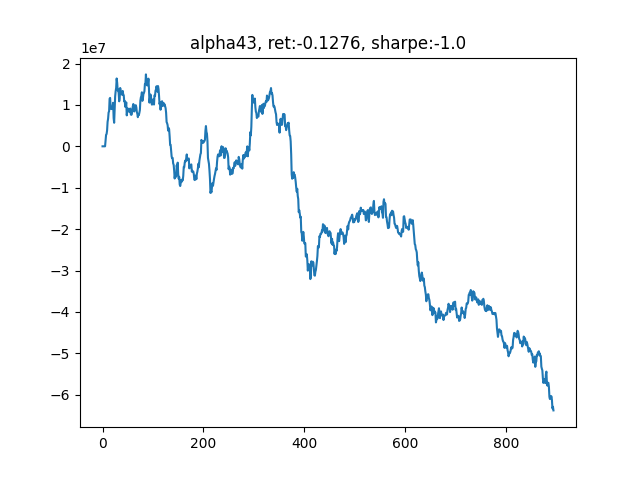

Write Python code to recreate this figure.
'''
v_1.4
alpha101单因子测试
'''

from __future__ import print_function
import logging


import os
import time
import numpy as np
import pandas as pd
import matplotlib.pyplot as plt

import scipy.optimize as sco
from sklearn import preprocessing
from sklearn.linear_model import LinearRegression

import multiprocessing as mp
from concurrent.futures import ProcessPoolExecutor, as_completed



import warnings
warnings.filterwarnings("ignore")



############################ Define our factors ####################################### 
def RSIIndividual(data):
    t = 6                           # 需要6天的历史数据
    close = np.array(data)[:, 5]    # 股票N天的close数据
    delta = np.diff(close)     

    delta = pd.Series(delta)
    up, down = delta.copy(), delta.copy()
    up[up < 0] = 0
    down[down > 0] = 0
    roll_up1 = up.ewm(span=5).mean()                      # 上涨天数的指数移动平均
    roll_down1 = down.abs().ewm(span=5).mean()            # 下跌天数的指数移动平均
    RS1 = roll_up1 / roll_down1
    RSI1 = 100.0 - (100.0 / (1.0 + RS1))

    return -RSI1.iloc[-1]


def SixDayRS(data):
    '''
    六日收益率反转
    '''
    t = 6                           # 需要6天的历史数据
    close = np.array(data)[:, 5]    # 股票N天的close数据    
    return -(close[-1]/close[-t] - 1) 

def MOM(data):
    t = 6                           # 需要6天的历史数据
    close = np.array(data)[:, 5]    # 股票N天的close数据
    delta = np.diff(close)     

    delta = pd.Series(delta)
    up, down = delta.copy(), delta.copy()
    up[up < 0] = 0
    down[down > 0] = 0
    roll_up1 = up.ewm(span=5).mean()                      # 上涨天数的指数移动平均
    roll_down1 = down.abs().ewm(span=5).mean()            # 下跌天数的指数移动平均
    RS1 = roll_up1 / roll_down1
    RSI1 = 100.0 - (100.0 / (1.0 + RS1))

    six_day_rs = -(close[-1]/close[-t] - 1) 

    return (-RSI1.iloc[-1] + six_day_rs)/2

def Size(data):
    '''
    市值（收盘价近似代替）
    '''
    t = 6                                   # 需要6天的历史数据
    close = np.array(data)[:, 5]            # 股票N天的close数据
    size = np.log(close)         # 按行求均值
    size = pd.Series(size)
    size = size.rolling(window=5).mean()

    return -size.iloc[-1]


def VolumePct(data):
    '''
    成交量变化率
    '''
    t = 6                                      # 需要6天的历史数据
    volume = np.array(data)[:, 6]              # 股票N天的volume数据
    
    volume = pd.Series(volume)
    # v_pct = np.abs(volume.pct_change(1))
    v_pct = volume.pct_change(3)
    v_pct = v_pct.rolling(window=5).mean()
    return -v_pct.iloc[-1]

###############################   Alpha 101   ##############################
def Alpha6(data):
    _open = pd.Series(np.array(data)[:, 2])                # 开盘价
    volume = pd.Series(np.array(data)[:, 6])              # 股票N天的volume数据
    alpha6 = _open.rolling(window=10).corr(volume)
    return -1*alpha6.iloc[-1]

def Alpha7(data):
    close = pd.Series(np.array(data)[:, 5])
    amount = pd.Series(np.array(data)[:, 7])              # 股票N天的amount数据
    mean_amount = amount.rolling(window=5).mean().iloc[-1]
    if mean_amount<amount.iloc[-1]:
        delta = close.diff(3).abs().iloc[-10:]
        delta_rank = delta.rank()
        return -1*delta_rank.iloc[-1]*np.sign(delta.iloc[-1])
    else:
        return -1

def Alpha12(data):
    close = pd.Series(np.array(data)[:, 5])
    amount = pd.Series(np.array(data)[:, 7])              # 股票N天的amount数据
    _sign = np.sign(amount.diff(1).iloc[-1])
    delta = close.diff(1)
    return -1*_sign*delta.iloc[-1]

def Alpha23(data):
    high = pd.Series(np.array(data)[:, 3])
    _mean = high.rolling(10).mean()
    _delta = high.diff(2)
    if _mean.iloc[-1]<high.iloc[-1]:
        return -1*_delta.iloc[-1]
    else:
        return 0

def Alpha26(data):
    high = pd.Series(np.array(data)[:, 3])[-10:]
    amount = pd.Series(np.array(data)[:, 7])[-10:]
    high_rank = high.rank()
    amount_rank = amount.rank()
    _corr = amount_rank.rolling(window=5).corr(high_rank)
    res = _corr.rolling(window=3).max()

    return -1*res.iloc[-1]

def Alpha28(data):
    high = pd.Series(np.array(data)[:, 3])
    low = pd.Series(np.array(data)[:, 4])
    close = pd.Series(np.array(data)[:, 5])
    amount = pd.Series(np.array(data)[:, 7])
    adv10 = amount.rolling(window=10).mean().fillna(0)
    _corr = adv10.rolling(window=5).corr(low).fillna(0)
    _scale = _corr+(high+low)/2-close
    _scale /= _scale.abs().sum()
    
    return _scale.iloc[-1]

def Alpha41(data):
    high = np.array(data)[:, 3][-1]
    low = np.array(data)[:, 4][-1]
    volume = np.array(data)[:, 6][-1]
    amount = np.array(data)[:, 7][-1]

    return np.sqrt(high*low) - amount/volume

def Alpha43(data):
    close = pd.Series(np.array(data)[:, 5])
    amount = pd.Series(np.array(data)[:, 7])
    adv10 = amount.rolling(10).mean()
    amount_rank = (amount/adv10).rank()
    delta = (-1*close.diff(4)).iloc[-4:]
    delta_rank = delta.rank()

    return amount_rank.iloc[-1]*delta_rank.iloc[-1]

###############################   并行计算因子   ##############################
def each_task(_key, _array):
    factors = []
    # factors.append(RSIIndividual(_array))
    # factors.append(SixDayRS(_array))
    # factors.append(Size(_array))
    # factors.append(VolumePct(_array))
    factors.append(Alpha43(_array))
    return (_key, factors)

def mp_task(batch, data):
    res = []
    for _key in batch:
        res.append(each_task(_key, data[_key]))
    return res

def _batch(stock_list):
    num_of_stock = len(stock_list)
    batch_size = num_of_stock // os.cpu_count()
    for i in range(0, num_of_stock, batch_size):
        yield stock_list[i: i+batch_size]

###############################   回归法估计因子权重   ##############################
def factor_regression(factors_record, pct_record, i):
    X = factors_record[-(i+2)]
    X[np.isnan(X)] = 0
    Y = pct_record[-i]
    Y[np.isnan(Y)] = 0
    reg = LinearRegression()
    # print("X", X)
    # print("Y", Y)
    reg.fit(X,Y)   
    factor_weight = list(reg.coef_)
    factor_weight.append(reg.intercept_)
    
    return factor_weight

###############################   有效前沿计算个股权重   ##############################
def portfolio_annualised_performance(weights, mean_returns, cov_matrix):
    returns = np.sum(mean_returns*weights ) *252
    std = np.sqrt(np.dot(weights.T, np.dot(cov_matrix, weights))) * np.sqrt(252)
    return std, returns

def neg_sharpe_ratio(weights, mean_returns, cov_matrix, risk_free_rate):
    p_var, p_ret = portfolio_annualised_performance(weights, mean_returns, cov_matrix)
    return -(p_ret - risk_free_rate) / p_var

def max_sharpe_ratio(mean_returns, cov_matrix, risk_free_rate):
    num_assets = len(mean_returns)
    args = (mean_returns, cov_matrix, risk_free_rate)
    constraints = ({'type': 'eq', 'fun': lambda x: np.sum(x) - 1})
    bound = (0.0,1.0)
    bounds = tuple(bound for asset in range(num_assets))
    result = sco.minimize(neg_sharpe_ratio, num_assets*[1./num_assets,], args=args,
                        method='SLSQP', bounds=bounds, constraints=constraints)
    return result

###############################   计算仓位收益率   ##############################
def calculate_pct(all_data, position, my_sequence):

    # t+2 和 t+1 的价差
    delta = all_data[all_data['Date'] == my_sequence+2]['Close'].values - \
            all_data[all_data['Date'] == my_sequence+1]['Close'].values

    profit = position @ delta
    return profit



# 因子或是回归最多利用过去10天的数据
MAX_NUM_RECORD = 10
num_of_holding = 100
leverage = 1
my_sequence = 0        # 当前日期
cur_capital = 5e8          # 初始资金
fee = 1.5e-4           # 手续费率

data = {}               # 储存一段时间的行情
yesterday_close = []    # 记录昨日收盘价，用于计算当日收益率
pct_record = []         # 记录每日收益率
factors_record = []     # 记录每日因子值
factors_weight = []     # 因子加权权重
capital_record = []     # 记录资金变动

file_name = r"./CONTEST_DATA_TEST_100_1.csv"
all_data = pd.read_csv(file_name, 
                    usecols=[0,1,2,3,4,5,6,7], 
                    names=['Date','Instrument','Open','High','Low','Close','Volume','Amount'])


daily_data = all_data[all_data['Date']==my_sequence].values
num_of_stock = daily_data.shape[0]
stock_list = np.arange(num_of_stock)

print(daily_data.shape)

# 每一支股票单独存在字典里
for i in range(num_of_stock):
    data[i] = []
    data[i].append(daily_data[i])

stock_batch = list(_batch(stock_list))
# print(stock_batch)

total_days = 900
mp.set_start_method('fork')

while(my_sequence<total_days-5):
    my_sequence += 1
    all_factors = [[]] * num_of_stock     # 每个股票的所有因子是一行
    
    start =  time.time()
    capital_record.append(cur_capital-5e8)
    print('current day: {}, current capital: {}......\n'.format(my_sequence, cur_capital))

    daily_data = all_data[all_data['Date']==my_sequence].values
    daily_data = daily_data[:, 0:8]
    today_close = daily_data[:, 5]                    # 当日收盘价
    if len(yesterday_close)>0:                        # 从第二天开始算起
        pct = (today_close - yesterday_close)/yesterday_close
        pct_record.append(pct)

    num_of_stock = daily_data.shape[0]
    stock_list = np.arange(num_of_stock)

    print(daily_data.shape)

    # 每一支股票单独存在字典里
    for i in range(num_of_stock):
        data[i].append(daily_data[i])

    use_time = time.time() - start
    print("Time of 🍦: ", round(use_time,2))

    if len(data[0]) >= 7:

        with ProcessPoolExecutor() as executor:
            futures = [executor.submit(mp_task, batch, data) for batch in stock_batch]
            for future in as_completed(futures):
                factors_batch = future.result()
                for i in range(len(factors_batch)):
                    _key, factors = factors_batch[i]
                    # print(_key, factors)
                    all_factors[_key] = factors

        # print(all_factors)
        print(len(all_factors))                                               # N * K

        use_time = time.time() - start
        print("Time of 🍎: ", round(use_time,2))

        all_factors = np.array(all_factors)
        all_factors[np.isnan(all_factors)] = 0                                # 处理空值
        all_factors[np.isinf(all_factors)] = 0                                # 处理无限值
        all_factors = preprocessing.scale(all_factors)              # 按列z-score标准化
        # all_factors = np.hstack(([[1]]*num_of_stock, all_factors))            # 每一行最左侧插入[1]
        factors_record.append(all_factors)                                    # T * N * (K)，储存一段时间的因子值，用于计算因子收益率
        num_of_factor = all_factors.shape[1]
        
        if len(factors_weight) == 0:
            final_factors = np.array(all_factors).mean(axis=1)
        else:
            final_factors = np.hstack((all_factors, [[1]]*num_of_stock)) @ np.array(factors_weight)
        
        use_time = time.time() - start
        print("Time of 🍌: ", round(use_time,2))

        _rank = np.argsort(np.argsort(final_factors))    # 0-499，多因子等权组合之后的排序值
        _pos = np.array([0]*num_of_stock)
        
        _buy_line = num_of_stock-num_of_holding/2
        _sell_line = num_of_holding/2
        _pos[_rank>=_buy_line] = 1
        _pos[_rank<_sell_line] = -1
        
        position = _pos * cur_capital * leverage / num_of_holding / today_close
        position[np.isnan(position)] = 0
        position = position.astype(int)
        print("len of position: ", len(position))
        # print(position)
        daily_profit = calculate_pct(all_data, position, my_sequence)
        cur_capital += daily_profit
        cur_capital *= (1-fee)          # 扣除手续费

        use_time = time.time() - start
        print("Time of 🍊: ", round(use_time,2))

        if len(factors_record) >= 10:
            # 其实只做了8次回归，取平均值
            factors_weight = []
            
            # with ProcessPoolExecutor() as executor:
            #     futures = [executor.submit(factor_regression, factors_record, pct_record, i+1) for i in range(len(factors_record)-2)]
            #     for future in as_completed(futures):
            #         factors_weight.append(future.result())
            
            # factors_weight = np.array(factors_weight).mean(axis=0)
            # factors_weight /= np.sum(factors_weight)

            # print("factors_weight: ", factors_weight)
            # if len(factors_record) >= 20: factors_record.pop(0)

        use_time = time.time() - start
        print("Time of 🍐: ", round(use_time,2))

        # 删除最老的一天的数据
        if len(data[0]) >= 20:
            for i in range(num_of_stock):
                data[i].pop(0)
        
        use_time = time.time() - start
        print("Time of 🍉: ", round(use_time,2))

    # use_time = time.time() - start
    # print("Time of posting position: %s", use_time)
    # time.sleep(0.1)
    
    yesterday_close = today_close

total_return = round(capital_record[-1]/5e8, 4)
daily_pct = pd.Series(capital_record)+5e8
daily_pct = daily_pct.pct_change()
sharpe = daily_pct.mean() / daily_pct.std() * np.sqrt(252)
sharpe = np.round(sharpe)

_name = 'alpha43'
plt.figure()
plt.plot(capital_record)
_title = "{}, ret:{}, sharpe:{}".format(_name, total_return, sharpe)
plt.title(_title)
plt.savefig('backtest_{}.png'.format(_name))

factors_record = np.array(factors_record)[:,:,0]
pd.DataFrame(factors_record).to_csv('factors_{}.csv'.format(_name))
